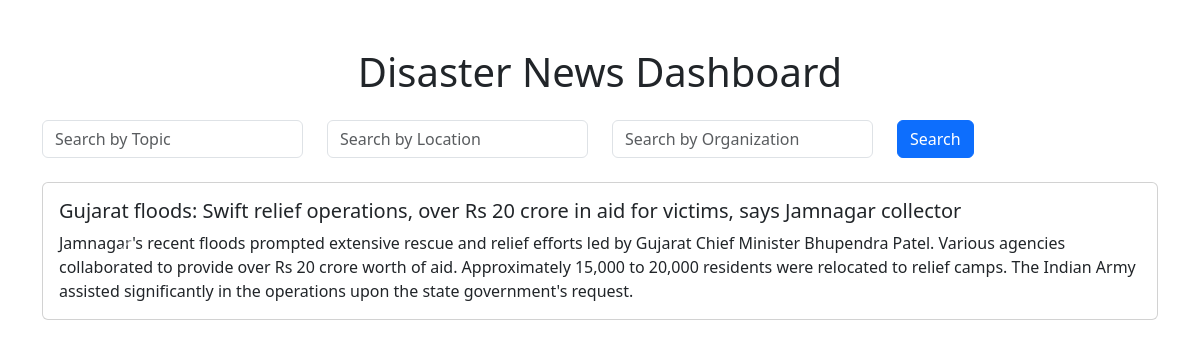
The page / on the database its author committed.
### tables this page shows
CREATE TABLE "disasters" (
"website" TEXT,
  "url" TEXT,
  "headline" TEXT,
  "description" TEXT,
  "persons" TEXT,
  "organizations" TEXT,
  "locations" TEXT,
  "dates" TEXT,
  "times" TEXT,
  "money" TEXT,
  "quantities" TEXT,
  "events" TEXT,
  "products" TEXT,
  "facilities" TEXT,
  "other_entities" TEXT,
  "author" TEXT
);

### app.py (the view)
@app.route('/')
def index():
    topic = request.args.get('topic')
    location = request.args.get('location')
    organization = request.args.get('organization')
    news_data = get_news_data(topic, location, organization)
    return render_template('index.html', news=news_data, enumerate=enumerate)

### app.py (called while the page is built)
def get_db_connection():
    conn = sqlite3.connect(db_name)
    conn.row_factory = sqlite3.Row
    return conn

def get_news_data(topic=None, location=None, organization=None):
    conn = get_db_connection()
    cursor = conn.cursor()
    query = "SELECT headline, description FROM disasters WHERE 1=1"
    params = []
    if topic:
        query += " AND headline LIKE ?"
        params.append(f'%{topic}%')
    if location:
        query += " AND description LIKE ?"
        params.append(f'%{location}%')
    if organization:
        query += " AND description LIKE ?"
        params.append(f'%{organization}%')
    cursor.execute(query, params)
    news_items = cursor.fetchall()[:8]
    conn.close()
    return [dict(item) for item in news_items]

### templates/index.html (shortened to what this page needs)
<!DOCTYPE html>
<html lang="en">
<head>
    <link href="https://cdn.jsdelivr.net/npm/bootstrap@5.3.0-alpha3/dist/css/bootstrap.min.css" rel="stylesheet">
</head>
<body>
    <div class="container mt-5">
        <h1 class="text-center mb-4">Disaster News Dashboard</h1>
        <form method="GET" action="/">
            <div class="row mb-4">
                <div class="col">
                    <input type="text" class="form-control" name="topic" placeholder="Search by Topic">
                </div>
                <div class="col">
                    <input type="text" class="form-control" name="location" placeholder="Search by Location">
                </div>
                <div class="col">
                    <input type="text" class="form-control" name="organization" placeholder="Search by Organization">
                </div>
                <div class="col">
                    <button type="submit" class="btn btn-primary">Search</button>
                </div>
            </div>
        </form>
        <div id="newsCarousel" class="carousel slide" data-bs-ride="carousel">
            <div class="carousel-inner">
                {% for idx, article in enumerate(news) %}
                    <div class="carousel-item {% if idx == 0 %} active {% endif %}">
                        <div class="card">
                            <div class="card-body">
                                <h5 class="card-title">{{ article.headline }}</h5>
                                <p class="card-text">{{ article.description }}</p>
                            </div>
                        </div>
                    </div>
                {% endfor %}
            </div>
            <button class="carousel-control-prev" type="button" data-bs-target="#newsCarousel" data-bs-slide="prev">
                <span class="carousel-control-prev-icon" aria-hidden="true"></span>
            </button>
            <button class="carousel-control-next" type="button" data-bs-target="#newsCarousel" data-bs-slide="next">
                <span class="carousel-control-next-icon" aria-hidden="true"></span>
            </button>
        </div>
    </div>
</body>
</html>

### rows shown on the page
disasters: headline "Gujarat floods: Swift relief operations, over Rs 20 crore in aid for victims, says Jamnagar collector", description "Jamnagar's recent floods prompted extensive rescue and relief efforts led by Gujarat Chief Minister Bhupendra Patel. Various agencies collaborated to provide over Rs 20 crore worth of aid. Approximately 15,000 to 20,000 residents were relocated to relief camps. The Indian Army assisted significantly in the operations upon the state government's request."
